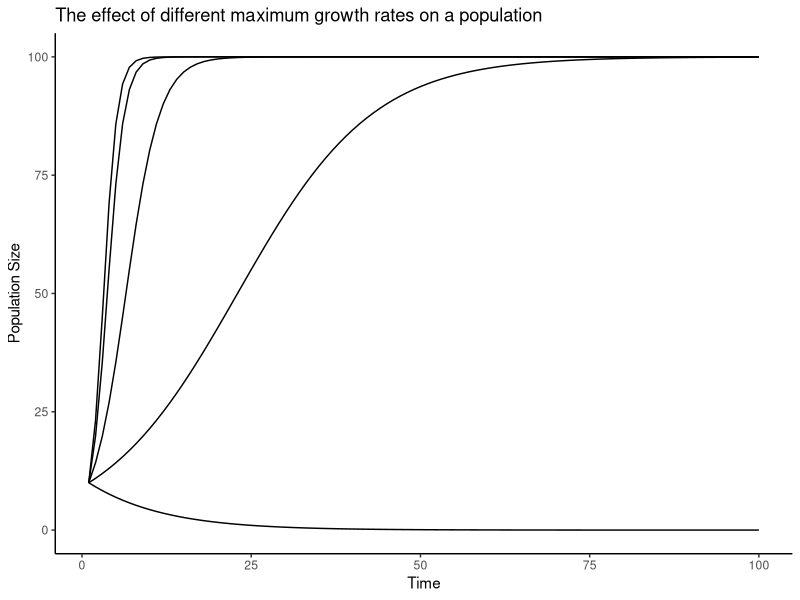
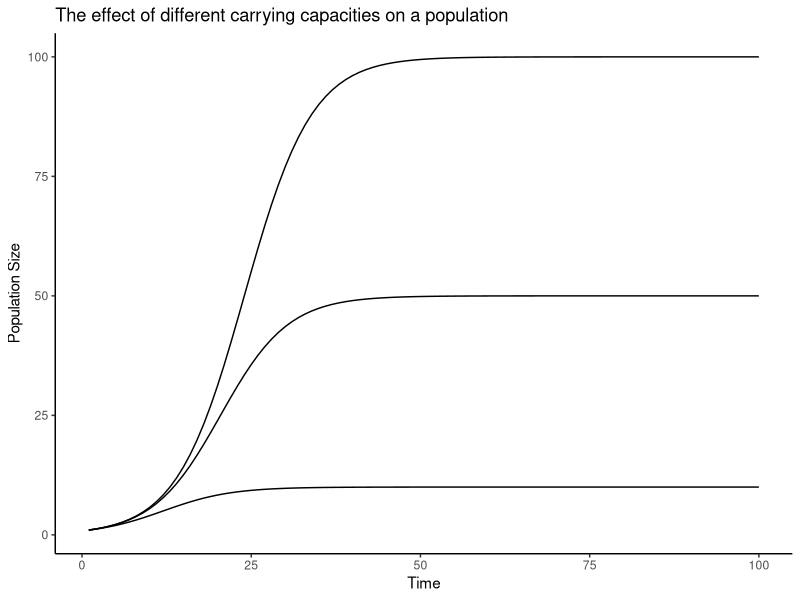
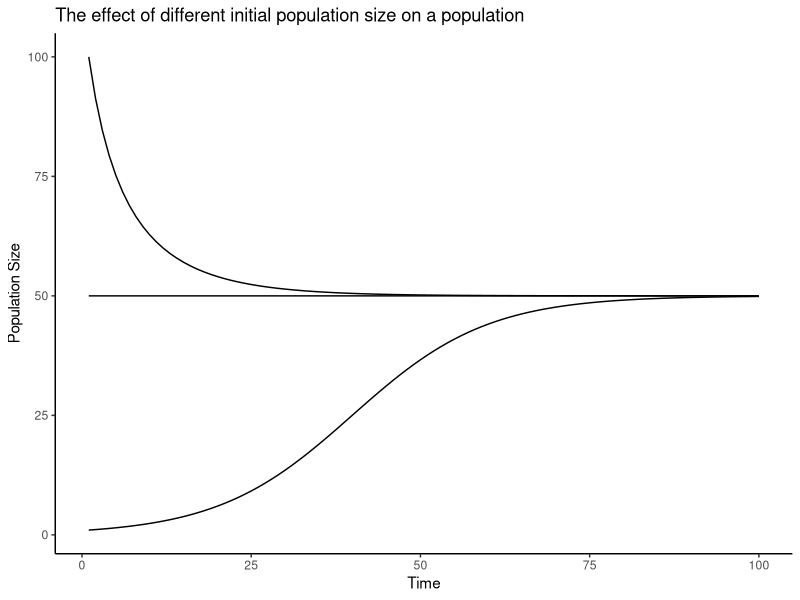

Recreate these plots in R, in order.
######### Question 1 pseudo-code
# load packages
# define custom model function
# set a 'pool' of values for the parameters of interest
# create a dataframe to store model output
# using a for loop to simulate with the different values of parameters
  # of interest
# 3 different plots based on how we set r, K, and N_0

library(deSolve)
library(ggplot2)

######################## Part 1 - different r values

# Custom function
ddSim = function(t,y,p){
  N=y
  r=p[1]
  K=p[2]
  dNdt=r*(1-N/K)*N
  
  return(list(dNdt))
}

# Define parameters
r=c(-0.1,0.1,0.4,0.8,1.0)
N0=10
times=1:100

# Create output dataframe
modelOutput=data.frame(matrix(NA, ncol=6, nrow=length(times)))
colnames(modelOutput)=c("time", "P1", "P2","P3","P4","P5")
modelOutput[,1]=times

# For loop for the different r values
for(i in 1:length(r)){
  params=c(r[i],100)
  modelSim=ode(y=N0, times=times, func=ddSim, parms=params)
  modelOutput[,i+1]=modelSim[,2]
}

# Plot for 5 different r populations
ggplot() + geom_line(data=modelOutput,aes(x=time,y=P1)) +
  geom_line(data=modelOutput,aes(x=time,y=P2)) +
  geom_line(data=modelOutput,aes(x=time,y=P3)) +
  geom_line(data=modelOutput,aes(x=time,y=P4)) +
  geom_line(data=modelOutput,aes(x=time,y=P5)) +
  theme_classic() + xlab("Time") + ylab("Population Size") +
  ggtitle("The effect of different maximum growth rates on a population")


######################## Part 2 - different K values

# Custom function
ddSim_K = function(t,y,p){
  N=y
  K=p[1]
  r=p[2]
  dNdt=r*(1-N/K)*N
  
  return(list(dNdt))
}

# Define parameters
K=c(10,50,100)
N0=1
times=1:100

# Create output dataframe
modelOutput_K=data.frame(matrix(NA, ncol=4, nrow=length(times)))
colnames(modelOutput_K)=c("time", "P1", "P2","P3")
modelOutput_K[,1]=times

# For loop for the different K values
for(i in 1:length(K)){
  params=c(K[i],0.2)
  modelSim_K=ode(y=N0, times=times, func=ddSim_K, parms=params)
  modelOutput_K[,i+1]=modelSim_K[,2]
}

# Plot for 3 different K populations
ggplot() + geom_line(data=modelOutput_K,aes(x=time,y=P1)) +
  geom_line(data=modelOutput_K,aes(x=time,y=P2)) +
  geom_line(data=modelOutput_K,aes(x=time,y=P3)) +
  theme_classic() + xlab("Time") + ylab("Population Size") +
  ggtitle("The effect of different carrying capacities on a population")


######################## Part 3 - different N0 values

# Custom function
ddSim_N0 = function(t,y,p){
  N=y
  r=p[1]
  K=p[2]
  dNdt=r*(1-N/K)*N
  
  return(list(dNdt))
}

# Define parameters
params=c(0.1,50)
N0=c(1,50,100)
times=1:100

# Create output dataframe
modelOutput_N0=data.frame(matrix(NA, ncol=4, nrow=length(times)))
colnames(modelOutput_N0)=c("time", "P1", "P2","P3")
modelOutput_N0[,1]=times

# For loop for the 3 different N0 values
for(i in 1:length(N0)){
  N0=c(1,50,100)
  modelSim_N0=ode(y=N0[i], times=times, func=ddSim_N0, parms=params)
  modelOutput_N0[,i+1]=modelSim_N0[,2]
}

# Plot for 3 different N0 populations
ggplot() + geom_line(data=modelOutput_N0,aes(x=time,y=P1)) +
  geom_line(data=modelOutput_N0,aes(x=time,y=P2)) +
  geom_line(data=modelOutput_N0,aes(x=time,y=P3)) +
  theme_classic() + xlab("Time") + ylab("Population Size") +
  ggtitle("The effect of different initial population size on a population")


########## Question 2 pseudo-code
# start by drawing out a conceptual model
# running simulations
# data exploration - making plots of parameters of interest
  # scatter plots of difference response variables
    # different valeus of r - saturation curves, all starting and ending 
          # at the same place, but different slopes
    # different values of K - all starting at the same place, but ending 
          # in different places
    # different values of N_0 - all starting in different places, but 
          # ending at the same place
    # plot number of people (y-axis) vs time (x-axis)
          # Susceptible starts high and decreases over time
          # Infected increases, reaches max, then decreases
          # Recovered starts low and increases over time
          # max incidence is when S=I
          # max prevalence is when I is max
          # % affected is difference between R and I

## Question 2

library(deSolve)


# SIR model
sir <- function(t, y, p){
  S=y[1]
  I=y[2]
  R=y[3]
  B=p[1]
  l=p[2]
  
  dSdt = -B*I*S
  dIdt = (B*I*S)-(l*I)
  dRdt = l*I
  
  return(list(c(dSdt,dIdt,dRdt)))
}



# Exploring with the given parameters, plus some additional

beta<-c(0.0005,0.005,0.0001,0.00005,0.0001,0.0002,0.0001,0.5,0.0000005,0.0000001,10,1)
gamma<-c(0.05,0.5,0.1,0.1,0.05,0.05,0.06,0.5,0.0000005,0.1,1,10)
results<-matrix(0,nrow = length(beta),ncol = 6)
colnames(results)<-c("Beta","Gamma","Max Daily Incidence","Max Daily Prevalence","Percent Affected","Basic Reproduction #")

for (i in 1:length(beta)){
  params=c(beta[i],gamma[i])
  init=c(999,1,0)
  times=c(1:500)
  
  modelsim = ode(y=init, times=times, func=sir, parms=params)
  modeloutput = data.frame(time=modelsim[,1], S=(modelsim[,2]), I=(modelsim[,3]), R=(modelsim[,4]))
  for (j in 1:length(modeloutput)){
    modeloutput$incidence[j] = modeloutput$I[j+1]-modeloutput$I[j]
    modeloutput$prevalence[j] = modeloutput$I[j]/(modeloutput$S[j]+modeloutput$I[j]+modeloutput$R[j])
    modeloutput$percentaffect[j] = (modeloutput$I[j]+modeloutput$R[j])/(modeloutput$S[j]+modeloutput$I[j]+modeloutput$R[j])
  }
  results[i,1] = beta[i]
  results[i,2] = gamma[i]
  results[i,3] = max(modeloutput$incidence)
  results[i,4] = max(modeloutput$prevalence)
  results[i,5] = modeloutput$percentaffect[500]
  results[i,6] = (beta[i]*(modeloutput$S[1]+modeloutput$I[1]+modeloutput$R[1]))/gamma[i]
}
results
